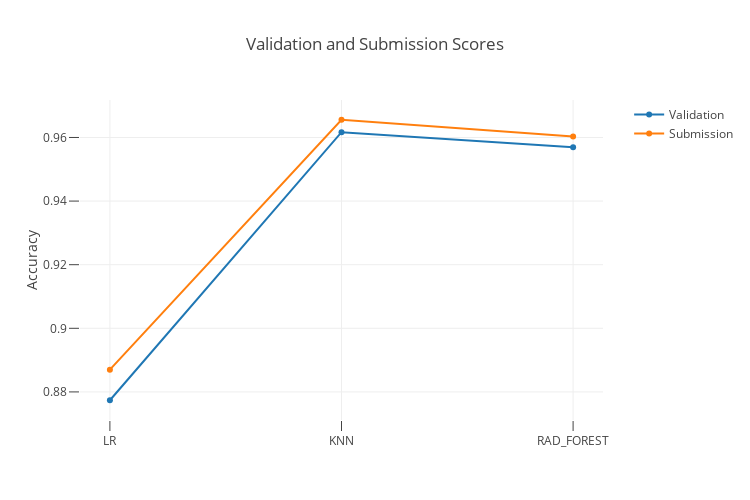

The notebook cell saved with this chart:
### Code cell
trace1 = go.Scatter(x = classifier_list, y = val_scores,
                   name="Validation", text = classifier_list)
trace2 = go.Scatter(x = classifier_list, y = test_scores,
                   name="Submission", text = classifier_list)

data = [trace1, trace2]

layout = dict(title = "Validation and Submission Scores", 
              xaxis=dict(ticklen=10, zeroline= False),
              yaxis=dict(title = "Accuracy", side='left', ticklen=10,),                                  
              legend=dict(orientation="v", x=1.05, y=1.0),
              autosize=False, width=750, height=500,
              )

fig = dict(data = data, layout = layout)
iplot(fig)

### Figure 1 — Plotly figure (JSON) as saved in the notebook; plotly's stock layout.template omitted (floating-point values rounded to 4 significant figures)
{"data": [{"name": "Validation", "text": ["LR", "KNN", "RAD_FOREST"], "type": "scatter", "uid": "28f67fe5-95b7-41fb-a4b4-1efd66d5b811", "x": ["LR", "KNN", "RAD_FOREST"], "y": [0.8774, 0.9617, 0.9569]}, {"name": "Submission", "text": ["LR", "KNN", "RAD_FOREST"], "type": "scatter", "uid": "272b5b30-528e-4dd1-8b0a-1c98cf0ffc7b", "x": ["LR", "KNN", "RAD_FOREST"], "y": [0.887, 0.9656, 0.9603]}], "layout": {"autosize": false, "height": 500, "legend": {"orientation": "v", "x": 1.05, "y": 1}, "title": {"text": "Validation and Submission Scores"}, "width": 750, "xaxis": {"ticklen": 10, "zeroline": false}, "yaxis": {"side": "left", "ticklen": 10, "title": {"text": "Accuracy"}}}}
